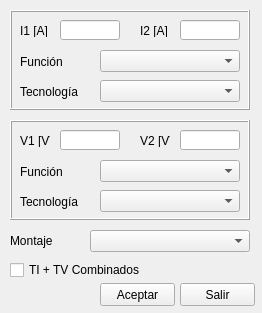
<?xml version="1.0" encoding="UTF-8"?>
<ui version="4.0">
 <class>Form</class>
 <widget class="QWidget" name="Form">
  <property name="windowModality">
   <enum>Qt::ApplicationModal</enum>
  </property>
  <property name="geometry">
   <rect>
    <x>0</x>
    <y>0</y>
    <width>262</width>
    <height>313</height>
   </rect>
  </property>
  <property name="windowTitle">
   <string>TI - TV</string>
  </property>
  <property name="inputMethodHints">
   <set>Qt::ImhNone</set>
  </property>
  <widget class="QPushButton" name="cmdAceptar">
   <property name="geometry">
    <rect>
     <x>100</x>
     <y>283</y>
     <width>75</width>
     <height>23</height>
    </rect>
   </property>
   <property name="text">
    <string>Aceptar</string>
   </property>
  </widget>
  <widget class="QPushButton" name="cmdSalir">
   <property name="geometry">
    <rect>
     <x>180</x>
     <y>283</y>
     <width>75</width>
     <height>23</height>
    </rect>
   </property>
   <property name="text">
    <string>Salir</string>
   </property>
  </widget>
  <widget class="QCheckBox" name="chkCombinados">
   <property name="geometry">
    <rect>
     <x>10</x>
     <y>260</y>
     <width>140</width>
     <height>20</height>
    </rect>
   </property>
   <property name="text">
    <string>TI + TV Combinados</string>
   </property>
  </widget>
  <widget class="QFrame" name="frame">
   <property name="geometry">
    <rect>
     <x>10</x>
     <y>10</y>
     <width>240</width>
     <height>100</height>
    </rect>
   </property>
   <property name="accessibleDescription">
    <string/>
   </property>
   <property name="styleSheet">
    <string notr="true"/>
   </property>
   <property name="frameShape">
    <enum>QFrame::Box</enum>
   </property>
   <property name="frameShadow">
    <enum>QFrame::Raised</enum>
   </property>
   <widget class="QLineEdit" name="txtI2">
    <property name="geometry">
     <rect>
      <x>170</x>
      <y>10</y>
      <width>60</width>
      <height>20</height>
     </rect>
    </property>
    <property name="inputMethodHints">
     <set>Qt::ImhFormattedNumbersOnly</set>
    </property>
    <property name="text">
     <string/>
    </property>
   </widget>
   <widget class="QLabel" name="label_11">
    <property name="geometry">
     <rect>
      <x>10</x>
      <y>14</y>
      <width>30</width>
      <height>13</height>
     </rect>
    </property>
    <property name="text">
     <string>I1 [A]</string>
    </property>
   </widget>
   <widget class="QLineEdit" name="txtI1">
    <property name="geometry">
     <rect>
      <x>50</x>
      <y>10</y>
      <width>60</width>
      <height>20</height>
     </rect>
    </property>
    <property name="inputMethodHints">
     <set>Qt::ImhFormattedNumbersOnly</set>
    </property>
    <property name="text">
     <string/>
    </property>
   </widget>
   <widget class="QLabel" name="label_12">
    <property name="geometry">
     <rect>
      <x>130</x>
      <y>14</y>
      <width>30</width>
      <height>13</height>
     </rect>
    </property>
    <property name="text">
     <string>I2 [A]</string>
    </property>
   </widget>
   <widget class="QComboBox" name="cmbTecnologiaI">
    <property name="geometry">
     <rect>
      <x>90</x>
      <y>70</y>
      <width>140</width>
      <height>22</height>
     </rect>
    </property>
   </widget>
   <widget class="QLabel" name="lbl_parametro1">
    <property name="geometry">
     <rect>
      <x>10</x>
      <y>44</y>
      <width>80</width>
      <height>16</height>
     </rect>
    </property>
    <property name="text">
     <string>Función</string>
    </property>
   </widget>
   <widget class="QComboBox" name="cmbFuncionI">
    <property name="geometry">
     <rect>
      <x>90</x>
      <y>40</y>
      <width>140</width>
      <height>22</height>
     </rect>
    </property>
   </widget>
   <widget class="QLabel" name="lbl_parametro2">
    <property name="geometry">
     <rect>
      <x>10</x>
      <y>74</y>
      <width>80</width>
      <height>16</height>
     </rect>
    </property>
    <property name="text">
     <string>Tecnología</string>
    </property>
   </widget>
  </widget>
  <widget class="QFrame" name="frame_2">
   <property name="geometry">
    <rect>
     <x>10</x>
     <y>120</y>
     <width>240</width>
     <height>100</height>
    </rect>
   </property>
   <property name="accessibleDescription">
    <string/>
   </property>
   <property name="styleSheet">
    <string notr="true"/>
   </property>
   <property name="frameShape">
    <enum>QFrame::Box</enum>
   </property>
   <property name="frameShadow">
    <enum>QFrame::Raised</enum>
   </property>
   <widget class="QLineEdit" name="txtV2">
    <property name="geometry">
     <rect>
      <x>170</x>
      <y>10</y>
      <width>60</width>
      <height>20</height>
     </rect>
    </property>
    <property name="inputMethodHints">
     <set>Qt::ImhFormattedNumbersOnly</set>
    </property>
    <property name="text">
     <string/>
    </property>
   </widget>
   <widget class="QLabel" name="label_13">
    <property name="geometry">
     <rect>
      <x>10</x>
      <y>14</y>
      <width>30</width>
      <height>13</height>
     </rect>
    </property>
    <property name="text">
     <string>V1 [V]</string>
    </property>
   </widget>
   <widget class="QLineEdit" name="txtV1">
    <property name="geometry">
     <rect>
      <x>50</x>
      <y>10</y>
      <width>60</width>
      <height>20</height>
     </rect>
    </property>
    <property name="inputMethodHints">
     <set>Qt::ImhFormattedNumbersOnly</set>
    </property>
    <property name="text">
     <string/>
    </property>
   </widget>
   <widget class="QLabel" name="label_14">
    <property name="geometry">
     <rect>
      <x>130</x>
      <y>14</y>
      <width>30</width>
      <height>13</height>
     </rect>
    </property>
    <property name="text">
     <string>V2 [V]</string>
    </property>
   </widget>
   <widget class="QComboBox" name="cmbTecnologiaV">
    <property name="geometry">
     <rect>
      <x>90</x>
      <y>70</y>
      <width>140</width>
      <height>22</height>
     </rect>
    </property>
   </widget>
   <widget class="QLabel" name="lbl_parametro1_2">
    <property name="geometry">
     <rect>
      <x>10</x>
      <y>44</y>
      <width>80</width>
      <height>16</height>
     </rect>
    </property>
    <property name="text">
     <string>Función</string>
    </property>
   </widget>
   <widget class="QComboBox" name="cmbFuncionV">
    <property name="geometry">
     <rect>
      <x>90</x>
      <y>40</y>
      <width>140</width>
      <height>22</height>
     </rect>
    </property>
   </widget>
   <widget class="QLabel" name="lbl_parametro2_2">
    <property name="geometry">
     <rect>
      <x>10</x>
      <y>74</y>
      <width>80</width>
      <height>16</height>
     </rect>
    </property>
    <property name="text">
     <string>Tecnología</string>
    </property>
   </widget>
  </widget>
  <widget class="QComboBox" name="cmbMontaje">
   <property name="geometry">
    <rect>
     <x>90</x>
     <y>230</y>
     <width>160</width>
     <height>22</height>
    </rect>
   </property>
  </widget>
  <widget class="QLabel" name="lbl_parametro2_3">
   <property name="geometry">
    <rect>
     <x>10</x>
     <y>233</y>
     <width>80</width>
     <height>16</height>
    </rect>
   </property>
   <property name="text">
    <string>Montaje</string>
   </property>
  </widget>
 </widget>
 <resources/>
 <connections/>
</ui>
